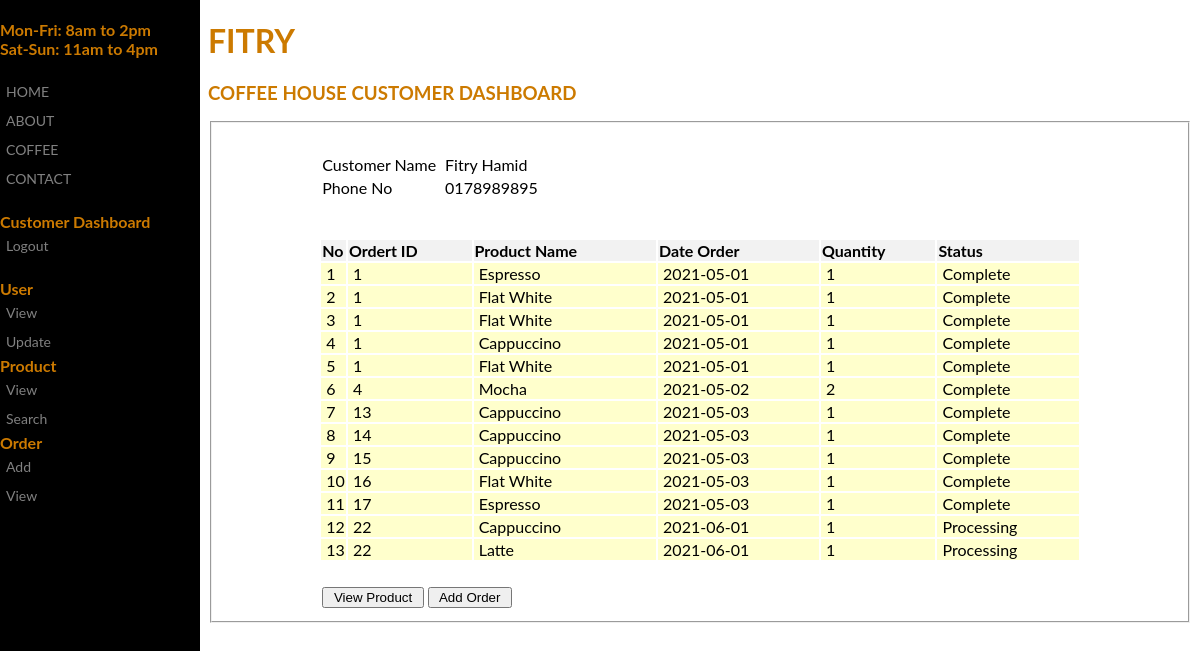
Screenshot of /user/view_order.php (signed in) with the database file from the repository.
### tables this page shows
CREATE TABLE `user` (
  `user_id` int(4) NOT NULL,
  `username` varchar(20) NOT NULL,
  `password` varchar(10) NOT NULL,
  `name` varchar(50) NOT NULL,
  `gender` int(2) NOT NULL,
  `address` varchar(100) NOT NULL,
  `telephone` varchar(10) NOT NULL,
  `email` varchar(50) NOT NULL,
  `picture` varchar(100) NOT NULL,
  `level_id` int(10) NOT NULL
);

CREATE TABLE `orders_detail` (
  `detail_id` int(4) NOT NULL,
  `orders_id` int(4) NOT NULL,
  `product_id` int(4) NOT NULL,
  `qty` int(4) NOT NULL
);

CREATE TABLE `product` (
  `product_id` int(4) NOT NULL,
  `product_name` varchar(20) NOT NULL,
  `product_description` varchar(500) NOT NULL,
  `product_status` varchar(20) NOT NULL,
  `product_category` varchar(50) NOT NULL,
  `product_size` varchar(10) NOT NULL,
  `product_price` decimal(10,2) NOT NULL,
  `picture` varchar(100) NOT NULL
);

CREATE TABLE `orders` (
  `orders_id` int(4) NOT NULL,
  `user_id` int(4) NOT NULL,
  `orders_date` date NOT NULL,
  `orders_pickup_date` date NOT NULL,
  `orders_pickup_time` time(4) NOT NULL,
  `status` varchar(50) NOT NULL
);

### user/view_order.php (the view, shortened to what this page needs)
<?php
include('../include/dbconn.php');
				$user_name = $_SESSION['username'];
				$sqlUSER = "SELECT * FROM user where username = '$user_name' ";
				$queryUSER = mysqli_query($dbconn, $sqlUSER) or die ("Error: " . mysqli_error());
				$rUSER= mysqli_fetch_assoc($queryUSER);
				$user_id = $rUSER['user_id'];
?>
<!DOCTYPE html>
<html>
<head>
</head>
<body>
<div class="sidenav">
<b>
 Mon-Fri: 8am to 2pm <br>
 Sat-Sun: 11am to 4pm
</b><br><br>
  <a href="../index.html">HOME</a>
  <a href="#">ABOUT</a>
  <a href="#">COFFEE</a>
  <a href="#">CONTACT</a>
  <br>
  <b> Customer Dashboard</b>
  <a href="../login/logout.php">Logout</a>
  <br>
  <b>User</b>
  <a href="view_user.php">View</a>
  <a href="update_user.php">Update</a>
  <b>Product</b>
  <a href="view_product.php">View</a>
  <a href="search_product.php">Search</a>
  <b>Order</b>
  <a href="add_order_product.php">Add</a>
  <a href="view_order.php">View</a>
</div>
<div class="main">
  <div class="greatinguser">
	<h1><?php echo $_SESSION['username']; ?></h1>
	<h3>Coffee House Customer Dashboard</h3>
  </div>
</div>
<div class="container">
<?php
	$query = "SELECT * FROM orders o, orders_detail od, user u
			 WHERE o.user_id ='$user_id' AND o.orders_id = od.orders_id AND o.user_id=u.user_id";
	$result = mysqli_query($dbconn, $query) or die ("Error: " . mysqli_error($dbconn));
	$numrow = mysqli_fetch_array($result);
?>
<fieldset>
<form name="edit_user" method="POST" action="db_update_order.php">
    <table width="80%" border="0" align="center">
	 <tr>
        <td width="16%">&nbsp;</td>
        <td width="84%">
		</td>
      </tr>
      <tr>
        <td width="16%">Customer Name</td>
        <td><?php echo ucwords (strtolower($numrow['name'])); ?> </td>
      </tr>
	  <tr>
        <td width="16%">Phone No</td>
        <td><?php echo $numrow['telephone']; ?></td>
      </tr>
    </table>
	<br><br>
		<?php
		$query1 = "SELECT * FROM orders o, orders_detail od, product p  WHERE o.user_id ='$user_id' AND o.orders_id = od.orders_id AND od.product_id = p.product_id ORDER BY o.orders_id, o.status";
		$result1 = mysqli_query($dbconn, $query1) or die ("Error: " . mysqli_error($dbconn));
		$numrow1 = mysqli_num_rows($result1);
	?>
	<table width="80%" border="0" align="center">
	<tr align="left" bgcolor="#f2f2f2">
		<th width="3%">No</td>
        <th>Ordert ID</th>
        <th>Product Name</th>
 		<th>Date Order</th>
        <th>Quantity</th>
		<th>Status</th>
      </tr>
      <?php
	  for ($a=0; $a<$numrow1; $a++) {
		$row1 = mysqli_fetch_array($result1);
			echo "<tr bgcolor='#FFFFCC'>"
	  ?>
        <td>&nbsp;<?php echo $a+1; ?></td>
        <td>&nbsp;<?php echo ucwords (strtolower($row1['orders_id'])); ?></td>
		<td>&nbsp;<?php echo ucwords (strtolower($row1['product_name'])); ?></td>
		<td>&nbsp;<?php echo ucwords (strtolower($row1['orders_date'])); ?></td>
		<td>&nbsp;<?php echo ucwords (strtolower($row1['qty'])); ?></td>
		<td>&nbsp;<?php echo ucwords (strtolower($row1['status'])); ?></td>
       </tr>
            <?php
	   }
	    ?>
	  <tr>
        <td colspan="4">&nbsp;</td>
      </tr>
      <tr>
        <td colspan="4">
        <input type="button" name="cancel" value=" View Product " onclick="location.href='view_product.php'" />
        <input type="button" name="cancel" value=" Add Order " onclick="location.href='add_order_product.php'" />
		</td>
      </tr>
    </table>
</form>
</fieldset>
</div>
</body>
</html>

### user/view_order.php (style rules this page uses)
body { font-family: "Lato", sans-serif; color: #cc7a00; background-image:url(''); background-repeat: no-repeat; background-attachment: fixed; background-size: cover; background-color: #ffffff; }
div { max-width: 1100px; height: 100px; }
.sidenav { height: 100%; width: 200px; position: fixed; z-index: 1; top: 0; left: 0; background-color: #000000; overflow-x: hidden; padding-top: 20px; }
.sidenav a { padding: 6px 6px 6px 6px; text-decoration: none; font-size: 14px; color: #818181; display: block; }
.greatinguser { text-transform: uppercase; }
.main { margin-left: 200px; }
.container { font-family: "Lato", sans-serif; color: #000000; margin-left: 200px; }

### rows the page displays
user: name "Fitry Hamid", telephone "0178989895"
orders_detail: orders "1", product.product_name "Espresso", orders.orders_date "2021-05-01", qty "1", orders.status "Complete"
orders_detail: orders "1", product.product_name "Flat White", orders.orders_date "2021-05-01", qty "1", orders.status "Complete"
orders_detail: orders "1", product.product_name "Flat White", orders.orders_date "2021-05-01", qty "1", orders.status "Complete"
orders_detail: orders "1", product.product_name "Cappuccino", orders.orders_date "2021-05-01", qty "1", orders.status "Complete"
orders_detail: orders "1", product.product_name "Flat White", orders.orders_date "2021-05-01", qty "1", orders.status "Complete"
orders_detail: orders "4", product.product_name "Mocha", orders.orders_date "2021-05-02", qty "2", orders.status "Complete"
orders_detail: orders "13", product.product_name "Cappuccino", orders.orders_date "2021-05-03", qty "1", orders.status "Complete"
orders_detail: orders "14", product.product_name "Cappuccino", orders.orders_date "2021-05-03", qty "1", orders.status "Complete"
orders_detail: orders "15", product.product_name "Cappuccino", orders.orders_date "2021-05-03", qty "1", orders.status "Complete"
orders_detail: orders "16", product.product_name "Flat White", orders.orders_date "2021-05-03", qty "1", orders.status "Complete"
orders_detail: orders "17", product.product_name "Espresso", orders.orders_date "2021-05-03", qty "1", orders.status "Complete"
orders_detail: orders "22", product.product_name "Cappuccino", orders.orders_date "2021-06-01", qty "1", orders.status "Processing"
orders_detail: orders "22", product.product_name "Latte", orders.orders_date "2021-06-01", qty "1", orders.status "Processing"

### other values shown
$_SESSION['username'] "FITRY"
